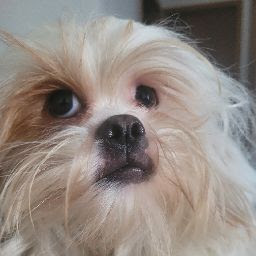
#> input picture img_to_ascii/hanna.jpg, 256 x 256 px
$ python main.py
#> lines starting #> are read from the running program, lines starting #| are printed output that depends on the picture
from PIL import Image


def run():
    resolution = int(input("ascii height: "))
#> the answer given: 100
    image_path = input("image path: ")
#> the answer given: hanna.jpg

    # Correction for text editors that don't show properly the ASCII image
    width_correction = 2

    image = Image.open(image_path).convert('L')
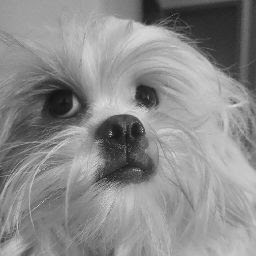
#> image: PIL image 256x256 L; min 17, max 223, mean 138.8
    w, h = image.size
#> w = 256; h = 256

    if resolution != 0:
        image = image.resize((int(resolution * w / h) * width_correction, resolution))
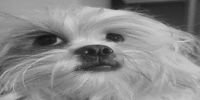
#> image: PIL image 200x100 L; min 18, max 218, mean 138.8
        w, h = image.size
#> w = 200; h = 100

    text = ""

    for y in range(h):
        for x in range(w):
            pixel_value = image.getpixel((x, y))

            if pixel_value < 20:
                text += " "
            elif pixel_value < 40:
                text += "."
            elif pixel_value < 60:
                text += ","
            elif pixel_value < 80:
                text += "-"
            elif pixel_value < 100:
                text += "~"
            elif pixel_value < 120:
                text += ":"
            elif pixel_value < 140:
                text += ";"
            elif pixel_value < 160:
                text += "="
            elif pixel_value < 180:
                text += "!"
            elif pixel_value < 200:
                text += "*"
            elif pixel_value < 220:
                text += "#"
            elif pixel_value < 240:
                text += "$"
            else:
                text += "@"
        text += "\n"

    with open('output.txt', 'w') as file:
        file.write(text)

    image.close()


if __name__ == '__main__':
    run()
